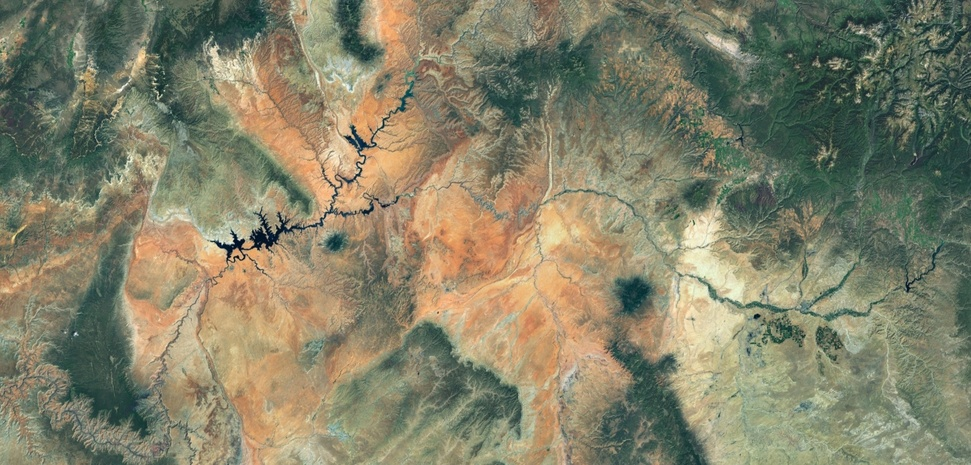
#> input picture content/img.jpg, 971 x 465 px, shrunk from 1758 x 841 before the run
$ jupyter execute SatArt_wip2.ipynb   (shell and % lines are left out)
#> lines starting #> are read from the running program, lines starting #| are printed output that depends on the picture
[cell 1]
from PIL import Image

[cell 2]
Image.new("RGB", (100,100), (200,200,200))

[cell 3]
import numpy as np

[cell 4]
import matplotlib.pyplot as plt

[cell 5]
from time import time

[cell 6]
from sklearn.cluster import KMeans
#from sklearn.datasets import load_sample_image
#from sklearn.metrics import pairwise_distances_argmin
from sklearn.utils import shuffle

[cell 7]
# Load jpg | # Load the Summer Palace photo
raw_jpg = Image.open("img.jpg").convert("RGB")
#> raw_jpg is the input picture: PIL image 971x465 RGB; mean R, G, B 132, 130.1, 105.7

[cell 8]
# Convert to floats instead of the default 8 bits integer coding. Dividing by 255 is important so that plt.imshow behaves well on float data (needs to be in the range [0-1])
jpg_float = np.array(raw_jpg, dtype=np.float64) / 255

[cell 9]
jpg_float

[cell 10]
# Load Image and transform to a 2D numpy array
width, height, depth = original_shape = tuple(jpg_float.shape)
#> width = 465; height = 971; depth = 3; original_shape = (465, 971, 3)
assert depth == 3
image_array = np.reshape(jpg_float, (width * height, depth))

[cell 11]
# ^Basically width * height no. of rows and depth no. of columns (3)
image_array[:10, :]
#> Out = [[0.318, 0.345, 0.314], [0.361, 0.388, 0.357], [0.38, 0.42, 0.384], [0.361, 0.4, 0.365], [0.349, 0.396, 0.357], [0.353, 0.404, 0.365], [0.329, 0.38, 0.341], [0.314, 0.376, 0.333], [0.302, 0.373, 0.325], [0.282, 0.353, 0.306]]

[cell 12]
n_colors = 6

[cell 13]
# ^Model training on small sub-sample of the data
print("Fitting model on a small sub-sample of the data")
t0 = time()
image_array_sample = shuffle(image_array, random_state=0, n_samples=1_000)
#> image_array_sample = 1000 rows, first 8: [0.549, 0.51, 0.404], [0.161, 0.267, 0.239], [0.545, 0.482, 0.38], [0.502, 0.522, 0.435], [0.518, 0.49, 0.38], [0.671, 0.651, 0.494], [0.518, 0.475, 0.396], [0.537, 0.4, 0.275]
kmeans = KMeans(n_clusters=n_colors, n_init="auto", random_state=0).fit(
    image_array_sample
)
print(f"done in {time() - t0:0.3f}s.")

[cell 14]
# Get labels for all points | ^Use the trained model to give each pixel a colour category (one of n_colors)
print("Predicting color indices on the full image (k-means)")
t0 = time()
labels = kmeans.predict(image_array)
print(f"done in {time() - t0:0.3f}s.")

[cell 15]
Image.new("RGB", (100,100), (150,200,250))
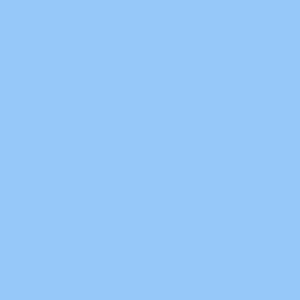
#> Out: PIL image 100x100 RGB (shown 3 times larger); mean R, G, B 150, 200, 250

[cell 16]
np.array([150,50,250])/255

[cell 17]
# [7 lines of commented-out code are left out]

[cell 18]
purple = np.array([150,50,250])/255
orange = np.array([250,150,0])/255
lime = np.array([200,250,0])/255
yellow = np.array([250,250,0])/255
skyblue = np.array([150,200,250])/255
fuschia = np.array([250,100,250])/255

[cell 19]
# ^Arrange n_colors in an np.array assiged to codebook variable
codebook = np.array([ orange, skyblue, lime, yellow,  purple, fuschia])

[cell 20]
codebook

[cell 21]
# ^Make function to recreate the (compressed) image from the code book and labels
def recreate_image(codebook, labels, width, height):
#> called with codebook = array of shape (6, 3), labels = array of shape (451515,), width = 465, height = 971
    return codebook[labels].reshape(width, height, -1)
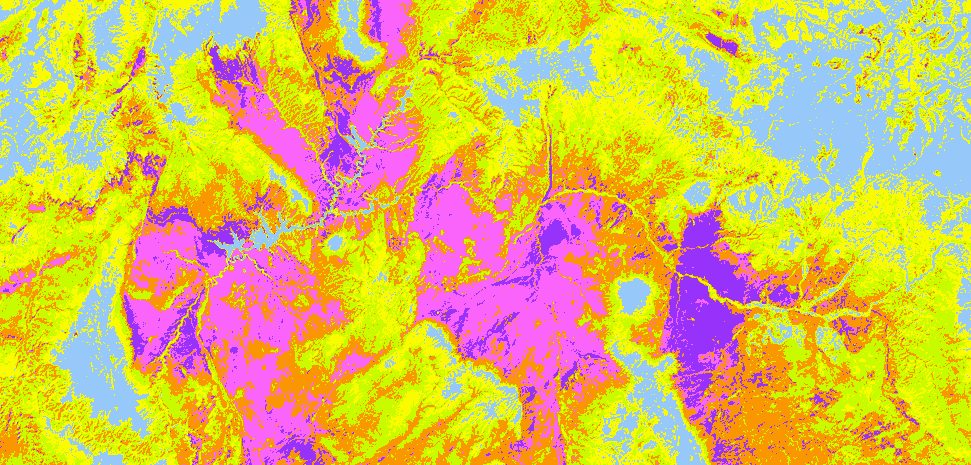
#> returned value: shape (465, 971, 3) float64; mean of channels 0, 1, 2 0.846, 0.736, 0.35; drawn as R, G, B

[cell 22]
# ^Create and plot recreated image
SatArt = recreate_image(codebook, labels, width, height)
plt.figure(figsize=(10,10))
plt.clf()
plt.axis("off")
plt.title(f"Quantized image with {n_colors} colours")
plt.imshow(SatArt)
#plt.savefig("SatArt_test.png", dpi=600)

[cell 23]
from PIL.ImageFilter import (RankFilter, MedianFilter, MinFilter, MaxFilter, CONTOUR, EMBOSS)

[cell 24]
from PIL.ImageOps import ( autocontrast, solarize, invert)

[cell 25]
# ^Turn np.array back into 8 bit integer coding
quantized_png = Image.fromarray((SatArt * 255).astype(np.uint8))

[cell 26]
# ^Apply PIL filter/s
fig, ax = plt.subplots(6,1, figsize=(10,10))
ax[0].imshow(quantized_png.filter(MinFilter()))
ax[1].imshow(quantized_png.filter(CONTOUR()))
ax[2].imshow(quantized_png.filter(EMBOSS()))
ax[0].axis("off")
ax[1].axis("off")
ax[2].axis("off")
ax[3].imshow(solarize(quantized_png))
ax[4].imshow(invert(quantized_png))
ax[5].imshow(autocontrast(quantized_png))
# ax[1].imshow(quantized_png.filter(CONTOUR()))
# ax[2].imshow(quantized_png.filter(EMBOSS()))
# ax[0].axis("off")
# ax[1].axis("off")
# ax[2].axis("off")
plt.show()
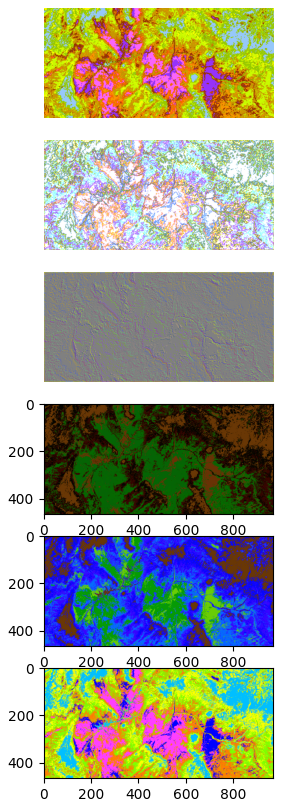
#> figure drawn by matplotlib, 6 panels

[cell 27]
invert(quantized_png)
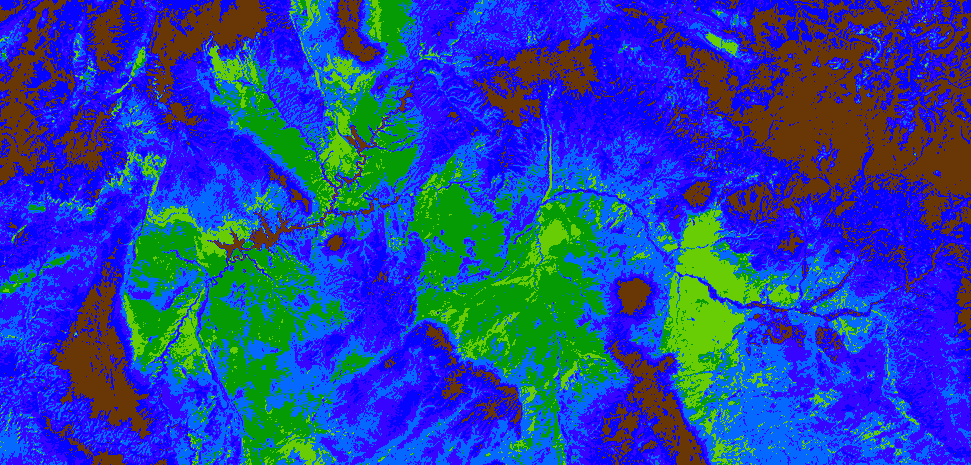
#> Out: PIL image 971x465 RGB; mean R, G, B 39.2, 67.2, 165.7

[cell 28]
PILfiltered = invert(quantized_png)

PILfiltered.save("invert0.png")

[cell 29]
n_colors = 6

# Load the Summer Palace photo
china = Image.open("dell_bol_jpg.jpg").convert("RGB")
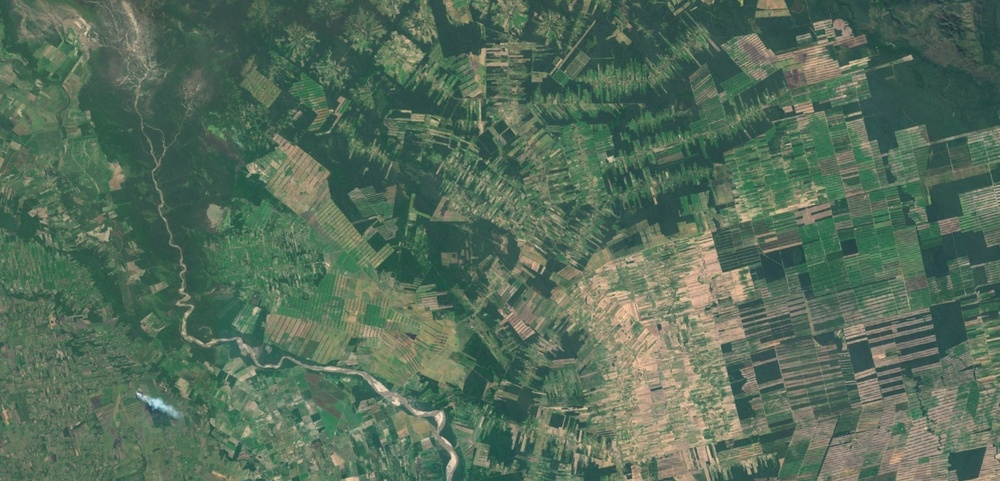
#> input picture content/dell_bol_jpg.jpg, 1000 x 481 px, shrunk from 1810 x 871 before the run
#> china is the input picture: PIL image 1000x481 RGB; mean R, G, B 86, 109.2, 90.8

# Convert to floats instead of the default 8 bits integer coding. Dividing by
# 255 is important so that plt.imshow behaves works well on float data (need to
# be in the range [0-1])
china = np.array(china, dtype=np.float64) / 255
#> china: shape (481, 1000, 3) float64

# Load Image and transform to a 2D numpy array.
w, h, d = original_shape = tuple(china.shape)
#> w = 481; h = 1000; d = 3; original_shape = (481, 1000, 3)
assert d == 3
image_array = np.reshape(china, (w * h, d))

print("Fitting model on a small sub-sample of the data")
t0 = time()
image_array_sample = shuffle(image_array, random_state=0, n_samples=1_000)
#> image_array_sample = 1000 rows, first 8: [0.353, 0.486, 0.388], [0.188, 0.286, 0.263], [0.62, 0.557, 0.498], [0.216, 0.318, 0.306], [0.149, 0.267, 0.275], [0.282, 0.455, 0.357], [0.333, 0.424, 0.361], [0.302, 0.369, 0.294]
kmeans = KMeans(n_clusters=n_colors, n_init="auto", random_state=0).fit(
    image_array_sample
)
print(f"done in {time() - t0:0.3f}s.")

# Get labels for all points
print("Predicting color indices on the full image (k-means)")
t0 = time()
labels = kmeans.predict(image_array)
print(f"done in {time() - t0:0.3f}s.")

blue = [0.2,0.1,1]
orange = [0.5,0.2,0]
green = [0.1,1,0.1]
yellow = [1,1,0]
cyan = [0,1,0.8]
pink = [1,0,1]

codebook_random = np.array([ blue, yellow, pink, orange, cyan, green  ])
#codebook_random = np.array([[0,0,1], [0.5,0.2,0], [0.4,1,0], [1,0,0.4], [1,0,0.8], [1,0,1] ])
# codebook_random = shuffle(image_array, random_state=0, n_samples=n_colors)
print("Predicting color indices on the full image (random)")
t0 = time()
#labels_random = pairwise_distances_argmin(codebook_random, image_array, axis=0)
print(f"done in {time() - t0:0.3f}s.")

def recreate_image(codebook, labels, w, h):
    """Recreate the (compressed) image from the code book & labels"""
#> called with codebook = array of shape (6, 3), labels = array of shape (481000,), w = 481, h = 1000
    return codebook[labels].reshape(w, h, -1)
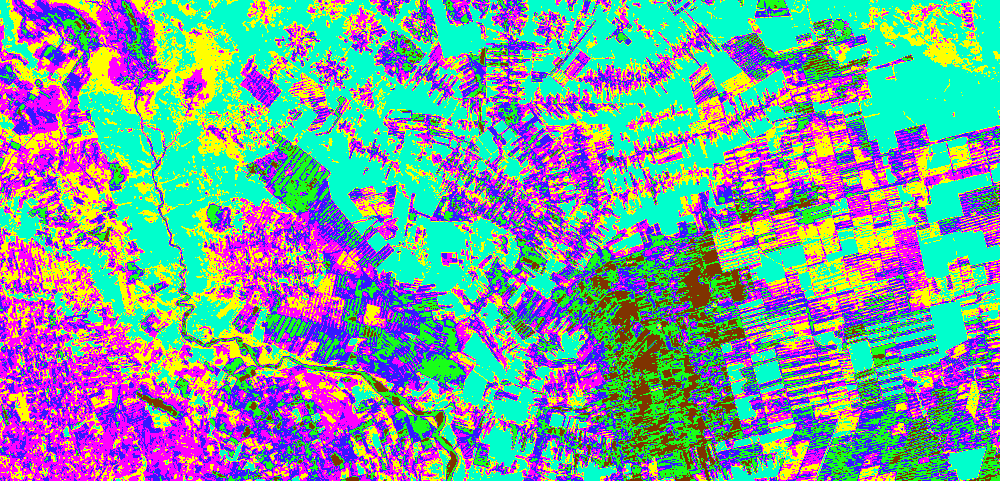
#> returned value: shape (481, 1000, 3) float64; mean of channels 0, 1, 2 0.481, 0.605, 0.613; drawn as R, G, B


# [12 lines of commented-out code are left out]

SatArt = recreate_image(codebook_random, labels, w, h)
plt.figure(figsize=(10,10))
plt.clf()
plt.axis("off")
plt.title(f"Quantized image ({n_colors} colors, Random)")
plt.imshow(SatArt)
#plt.imshow(recreate_image(codebook_random, labels, w, h))
#plt.savefig("SatArt_test0.png", dpi=600)
#plt.show()
